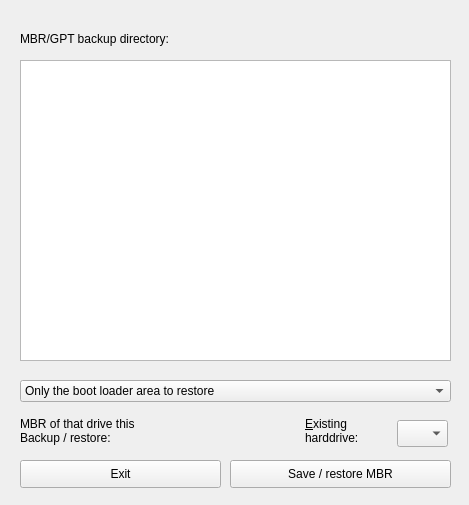
<?xml version="1.0" encoding="UTF-8"?>
<ui version="4.0">
 <class>mbr_dialog</class>
 <widget class="QWidget" name="mbr_dialog">
  <property name="geometry">
   <rect>
    <x>0</x>
    <y>0</y>
    <width>469</width>
    <height>505</height>
   </rect>
  </property>
  <property name="windowTitle">
   <string extracomment="MBR sichern/zurückschreiben">Save / Restore MBR/GPT</string>
  </property>
  <widget class="QComboBox" name="cmb_mbr">
   <property name="geometry">
    <rect>
     <x>20</x>
     <y>380</y>
     <width>431</width>
     <height>22</height>
    </rect>
   </property>
   <item>
    <property name="text">
     <string extracomment="nur den Bootloaderbereich wieder herstellen">Only the boot loader area to restore</string>
    </property>
   </item>
   <item>
    <property name="text">
     <string extracomment="Bootloaderbereich und die Partitionstabelle wieder herstellen">Bootloader area and restore the partition table</string>
    </property>
   </item>
   <item>
    <property name="text">
     <string extracomment="Partitionstabelle wiederherstellen">Restore partition table</string>
    </property>
   </item>
   <item>
    <property name="text">
     <string extracomment="Verborgenen Bereich  wieder herstellen. (Ohne  Bootloader und ohne Partitionstabelle).">Secretly area to restore. (Without Boot Loader and without partition table).</string>
    </property>
   </item>
   <item>
    <property name="text">
     <string/>
    </property>
   </item>
  </widget>
  <widget class="QPushButton" name="bt_end">
   <property name="geometry">
    <rect>
     <x>20</x>
     <y>460</y>
     <width>201</width>
     <height>28</height>
    </rect>
   </property>
   <property name="text">
    <string extracomment="Abbrechen">Exit</string>
   </property>
  </widget>
  <widget class="QPushButton" name="bt_save">
   <property name="geometry">
    <rect>
     <x>230</x>
     <y>460</y>
     <width>221</width>
     <height>28</height>
    </rect>
   </property>
   <property name="text">
    <string extracomment="MBR sichern/zurückschreiben">Save / restore MBR</string>
   </property>
  </widget>
  <widget class="QTreeView" name="treeView">
   <property name="geometry">
    <rect>
     <x>20</x>
     <y>60</y>
     <width>431</width>
     <height>301</height>
    </rect>
   </property>
   <attribute name="headerDefaultSectionSize">
    <number>400</number>
   </attribute>
  </widget>
  <widget class="QLabel" name="label">
   <property name="geometry">
    <rect>
     <x>20</x>
     <y>30</y>
     <width>421</width>
     <height>18</height>
    </rect>
   </property>
   <property name="toolTip">
    <string>Directory in which the MBR/GPT is written.</string>
   </property>
   <property name="text">
    <string extracomment="MBR Sicherungsverzeichnis:">MBR/GPT backup directory:</string>
   </property>
  </widget>
  <widget class="QLabel" name="label_2">
   <property name="geometry">
    <rect>
     <x>20</x>
     <y>410</y>
     <width>281</width>
     <height>41</height>
    </rect>
   </property>
   <property name="text">
    <string extracomment="MBR von dieser dieser Festplatte sichern / wiederherstellen:">MBR of that drive this
Backup / restore:</string>
   </property>
  </widget>
  <widget class="QComboBox" name="cmb_disk">
   <property name="geometry">
    <rect>
     <x>397</x>
     <y>420</y>
     <width>51</width>
     <height>27</height>
    </rect>
   </property>
  </widget>
  <widget class="QLabel" name="label_3">
   <property name="geometry">
    <rect>
     <x>305</x>
     <y>410</y>
     <width>81</width>
     <height>41</height>
    </rect>
   </property>
   <property name="text">
    <string>&amp;Existing
harddrive:</string>
   </property>
   <property name="buddy">
    <cstring>cmb_disk</cstring>
   </property>
  </widget>
  <widget class="QPushButton" name="bt_dummy">
   <property name="geometry">
    <rect>
     <x>190</x>
     <y>460</y>
     <width>21</width>
     <height>27</height>
    </rect>
   </property>
   <property name="text">
    <string/>
   </property>
  </widget>
  <zorder>bt_dummy</zorder>
  <zorder>cmb_mbr</zorder>
  <zorder>bt_end</zorder>
  <zorder>bt_save</zorder>
  <zorder>treeView</zorder>
  <zorder>label</zorder>
  <zorder>label_2</zorder>
  <zorder>cmb_disk</zorder>
  <zorder>label_3</zorder>
 </widget>
 <resources/>
 <connections>
  <connection>
   <sender>cmb_disk</sender>
   <signal>currentIndexChanged(QString)</signal>
   <receiver>bt_dummy</receiver>
   <slot>click()</slot>
   <hints>
    <hint type="sourcelabel">
     <x>418</x>
     <y>434</y>
    </hint>
    <hint type="destinationlabel">
     <x>238</x>
     <y>433</y>
    </hint>
   </hints>
  </connection>
 </connections>
</ui>
